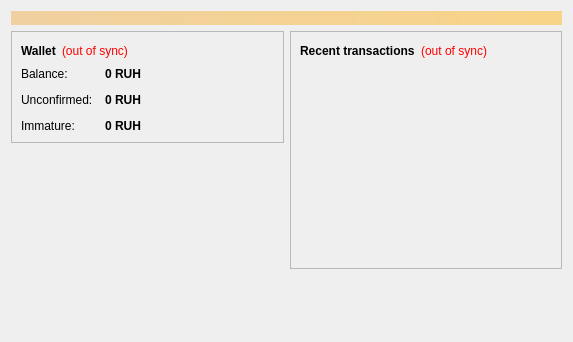
<?xml version="1.0" encoding="UTF-8"?>
<ui version="4.0">
 <class>OverviewPage</class>
 <widget class="QWidget" name="OverviewPage">
  <property name="geometry">
   <rect>
    <x>0</x>
    <y>0</y>
    <width>573</width>
    <height>342</height>
   </rect>
  </property>
  <property name="windowTitle">
   <string>Form</string>
  </property>
  <layout class="QVBoxLayout" name="topLayout">
   <item>
    <widget class="QLabel" name="labelAlerts">
     <property name="visible">
      <bool>false</bool>
     </property>
     <property name="styleSheet">
      <string notr="true">background-color: qlineargradient(x1: 0, y1: 0, x2: 1, y2: 0, stop:0 #F0D0A0, stop:1 #F8D488); color:#000000;</string>
     </property>
     <property name="wordWrap">
      <bool>true</bool>
     </property>
     <property name="margin">
      <number>3</number>
     </property>
    </widget>
   </item>
   <item>
    <layout class="QHBoxLayout" name="horizontalLayout" stretch="1,1">
     <item>
      <layout class="QVBoxLayout" name="verticalLayout_2">
       <item>
        <widget class="QFrame" name="frame">
         <property name="frameShape">
          <enum>QFrame::StyledPanel</enum>
         </property>
         <property name="frameShadow">
          <enum>QFrame::Raised</enum>
         </property>
         <layout class="QVBoxLayout" name="verticalLayout_4">
          <item>
           <layout class="QHBoxLayout" name="horizontalLayout_4">
            <item>
             <widget class="QLabel" name="label_5">
              <property name="font">
               <font>
                <weight>75</weight>
                <bold>true</bold>
               </font>
              </property>
              <property name="text">
               <string>Wallet</string>
              </property>
             </widget>
            </item>
            <item>
             <widget class="QLabel" name="labelWalletStatus">
              <property name="toolTip">
               <string>The displayed information may be out of date. Your wallet automatically synchronizes with the Bruhcoin network after a connection is established, but this process has not completed yet.</string>
              </property>
              <property name="styleSheet">
               <string notr="true">QLabel { color: red; }</string>
              </property>
              <property name="text">
               <string notr="true">(out of sync)</string>
              </property>
              <property name="alignment">
               <set>Qt::AlignLeading|Qt::AlignLeft|Qt::AlignVCenter</set>
              </property>
             </widget>
            </item>
            <item>
             <spacer name="horizontalSpacer_2">
              <property name="orientation">
               <enum>Qt::Horizontal</enum>
              </property>
              <property name="sizeHint" stdset="0">
               <size>
                <width>40</width>
                <height>20</height>
               </size>
              </property>
             </spacer>
            </item>
           </layout>
          </item>
          <item>
           <layout class="QFormLayout" name="formLayout_2">
            <property name="fieldGrowthPolicy">
             <enum>QFormLayout::AllNonFixedFieldsGrow</enum>
            </property>
            <property name="horizontalSpacing">
             <number>12</number>
            </property>
            <property name="verticalSpacing">
             <number>12</number>
            </property>
            <item row="0" column="0">
             <widget class="QLabel" name="label">
              <property name="text">
               <string>Balance:</string>
              </property>
             </widget>
            </item>
            <item row="0" column="1">
             <widget class="QLabel" name="labelBalance">
              <property name="font">
               <font>
                <weight>75</weight>
                <bold>true</bold>
               </font>
              </property>
              <property name="cursor">
               <cursorShape>IBeamCursor</cursorShape>
              </property>
              <property name="toolTip">
               <string>Your current balance</string>
              </property>
              <property name="text">
               <string notr="true">0 RUH</string>
              </property>
              <property name="textInteractionFlags">
               <set>Qt::LinksAccessibleByMouse|Qt::TextSelectableByKeyboard|Qt::TextSelectableByMouse</set>
              </property>
             </widget>
            </item>
            <item row="1" column="0">
             <widget class="QLabel" name="label_3">
              <property name="text">
               <string>Unconfirmed:</string>
              </property>
             </widget>
            </item>
            <item row="1" column="1">
             <widget class="QLabel" name="labelUnconfirmed">
              <property name="font">
               <font>
                <weight>75</weight>
                <bold>true</bold>
               </font>
              </property>
              <property name="cursor">
               <cursorShape>IBeamCursor</cursorShape>
              </property>
              <property name="toolTip">
               <string>Total of transactions that have yet to be confirmed, and do not yet count toward the current balance</string>
              </property>
              <property name="text">
               <string notr="true">0 RUH</string>
              </property>
              <property name="textInteractionFlags">
               <set>Qt::LinksAccessibleByMouse|Qt::TextSelectableByKeyboard|Qt::TextSelectableByMouse</set>
              </property>
             </widget>
            </item>
            <item row="2" column="0">
             <widget class="QLabel" name="labelImmatureText">
              <property name="text">
               <string>Immature:</string>
              </property>
             </widget>
            </item>
            <item row="2" column="1">
             <widget class="QLabel" name="labelImmature">
              <property name="font">
               <font>
                <weight>75</weight>
                <bold>true</bold>
               </font>
              </property>
              <property name="toolTip">
               <string>Mined balance that has not yet matured</string>
              </property>
              <property name="text">
               <string notr="true">0 RUH</string>
              </property>
              <property name="textInteractionFlags">
               <set>Qt::LinksAccessibleByMouse|Qt::TextSelectableByKeyboard|Qt::TextSelectableByMouse</set>
              </property>
             </widget>
            </item>
           </layout>
          </item>
         </layout>
        </widget>
       </item>
       <item>
        <spacer name="verticalSpacer">
         <property name="orientation">
          <enum>Qt::Vertical</enum>
         </property>
         <property name="sizeHint" stdset="0">
          <size>
           <width>20</width>
           <height>40</height>
          </size>
         </property>
        </spacer>
       </item>
      </layout>
     </item>
     <item>
      <layout class="QVBoxLayout" name="verticalLayout_3">
       <item>
        <widget class="QFrame" name="frame_2">
         <property name="frameShape">
          <enum>QFrame::StyledPanel</enum>
         </property>
         <property name="frameShadow">
          <enum>QFrame::Raised</enum>
         </property>
         <layout class="QVBoxLayout" name="verticalLayout">
          <item>
           <layout class="QHBoxLayout" name="horizontalLayout_2">
            <item>
             <widget class="QLabel" name="label_4">
              <property name="text">
               <string>&lt;b&gt;Recent transactions&lt;/b&gt;</string>
              </property>
             </widget>
            </item>
            <item>
             <widget class="QLabel" name="labelTransactionsStatus">
              <property name="toolTip">
               <string>The displayed information may be out of date. Your wallet automatically synchronizes with the Bruhcoin network after a connection is established, but this process has not completed yet.</string>
              </property>
              <property name="styleSheet">
               <string notr="true">QLabel { color: red; }</string>
              </property>
              <property name="text">
               <string notr="true">(out of sync)</string>
              </property>
              <property name="alignment">
               <set>Qt::AlignRight|Qt::AlignTrailing|Qt::AlignVCenter</set>
              </property>
             </widget>
            </item>
            <item>
             <spacer name="horizontalSpacer">
              <property name="orientation">
               <enum>Qt::Horizontal</enum>
              </property>
              <property name="sizeHint" stdset="0">
               <size>
                <width>40</width>
                <height>20</height>
               </size>
              </property>
             </spacer>
            </item>
           </layout>
          </item>
          <item>
           <widget class="QListView" name="listTransactions">
            <property name="styleSheet">
             <string notr="true">QListView { background: transparent; }</string>
            </property>
            <property name="frameShape">
             <enum>QFrame::NoFrame</enum>
            </property>
            <property name="verticalScrollBarPolicy">
             <enum>Qt::ScrollBarAlwaysOff</enum>
            </property>
            <property name="horizontalScrollBarPolicy">
             <enum>Qt::ScrollBarAlwaysOff</enum>
            </property>
            <property name="selectionMode">
             <enum>QAbstractItemView::NoSelection</enum>
            </property>
           </widget>
          </item>
         </layout>
        </widget>
       </item>
       <item>
        <spacer name="verticalSpacer_2">
         <property name="orientation">
          <enum>Qt::Vertical</enum>
         </property>
         <property name="sizeHint" stdset="0">
          <size>
           <width>20</width>
           <height>40</height>
          </size>
         </property>
        </spacer>
       </item>
      </layout>
     </item>
    </layout>
   </item>
  </layout>
 </widget>
 <resources/>
 <connections/>
</ui>
